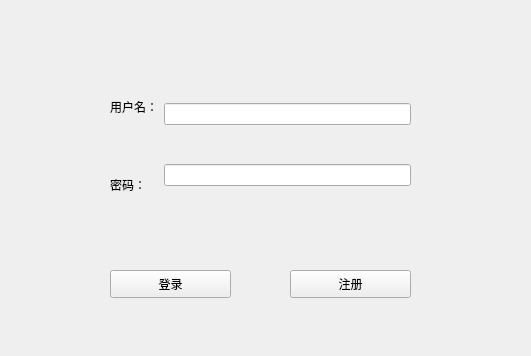
<?xml version="1.0" encoding="UTF-8"?>
<ui version="4.0">
 <class>Login</class>
 <widget class="QWidget" name="Login">
  <property name="geometry">
   <rect>
    <x>0</x>
    <y>0</y>
    <width>531</width>
    <height>356</height>
   </rect>
  </property>
  <property name="windowTitle">
   <string>Form</string>
  </property>
  <widget class="QWidget" name="layoutWidget">
   <property name="geometry">
    <rect>
     <x>110</x>
     <y>70</y>
     <width>301</width>
     <height>151</height>
    </rect>
   </property>
   <layout class="QHBoxLayout" name="horizontalLayout">
    <item>
     <layout class="QVBoxLayout" name="verticalLayout">
      <item>
       <widget class="QLabel" name="label">
        <property name="text">
         <string>用户名：</string>
        </property>
       </widget>
      </item>
      <item>
       <widget class="QLabel" name="label_2">
        <property name="text">
         <string>密码：</string>
        </property>
       </widget>
      </item>
     </layout>
    </item>
    <item>
     <layout class="QVBoxLayout" name="verticalLayout_2">
      <item>
       <widget class="QLineEdit" name="lineEdit"/>
      </item>
      <item>
       <widget class="QLineEdit" name="lineEdit_2"/>
      </item>
     </layout>
    </item>
   </layout>
  </widget>
  <widget class="QPushButton" name="logPushButton">
   <property name="geometry">
    <rect>
     <x>110</x>
     <y>270</y>
     <width>121</width>
     <height>28</height>
    </rect>
   </property>
   <property name="text">
    <string>登录</string>
   </property>
  </widget>
  <widget class="QPushButton" name="pushButton_2">
   <property name="geometry">
    <rect>
     <x>290</x>
     <y>270</y>
     <width>121</width>
     <height>28</height>
    </rect>
   </property>
   <property name="text">
    <string>注册</string>
   </property>
  </widget>
  <widget class="QWidget" name="widget" native="true">
   <property name="geometry">
    <rect>
     <x>0</x>
     <y>0</y>
     <width>531</width>
     <height>361</height>
    </rect>
   </property>
   <property name="styleSheet">
    <string notr="true">border-image: url(:/C:/Users/Qiu Chengzhi/Desktop/res/20120a9b0e60c822d54fd44ee53e26f5_t0180411f35de800643.jpg);</string>
   </property>
  </widget>
  <zorder>widget</zorder>
  <zorder>layoutWidget</zorder>
  <zorder>logPushButton</zorder>
  <zorder>pushButton_2</zorder>
  <zorder>logPushButton</zorder>
  <zorder>pushButton_2</zorder>
 </widget>
 <resources/>
 <connections/>
</ui>
